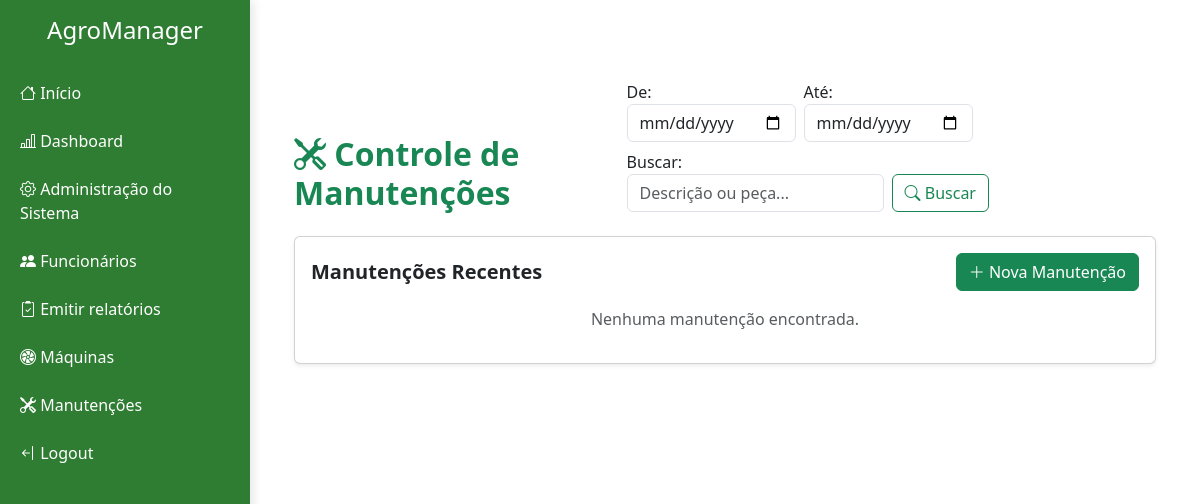
Page /inicio/lista-manutencoes/ (signed in) on the earlier database version.
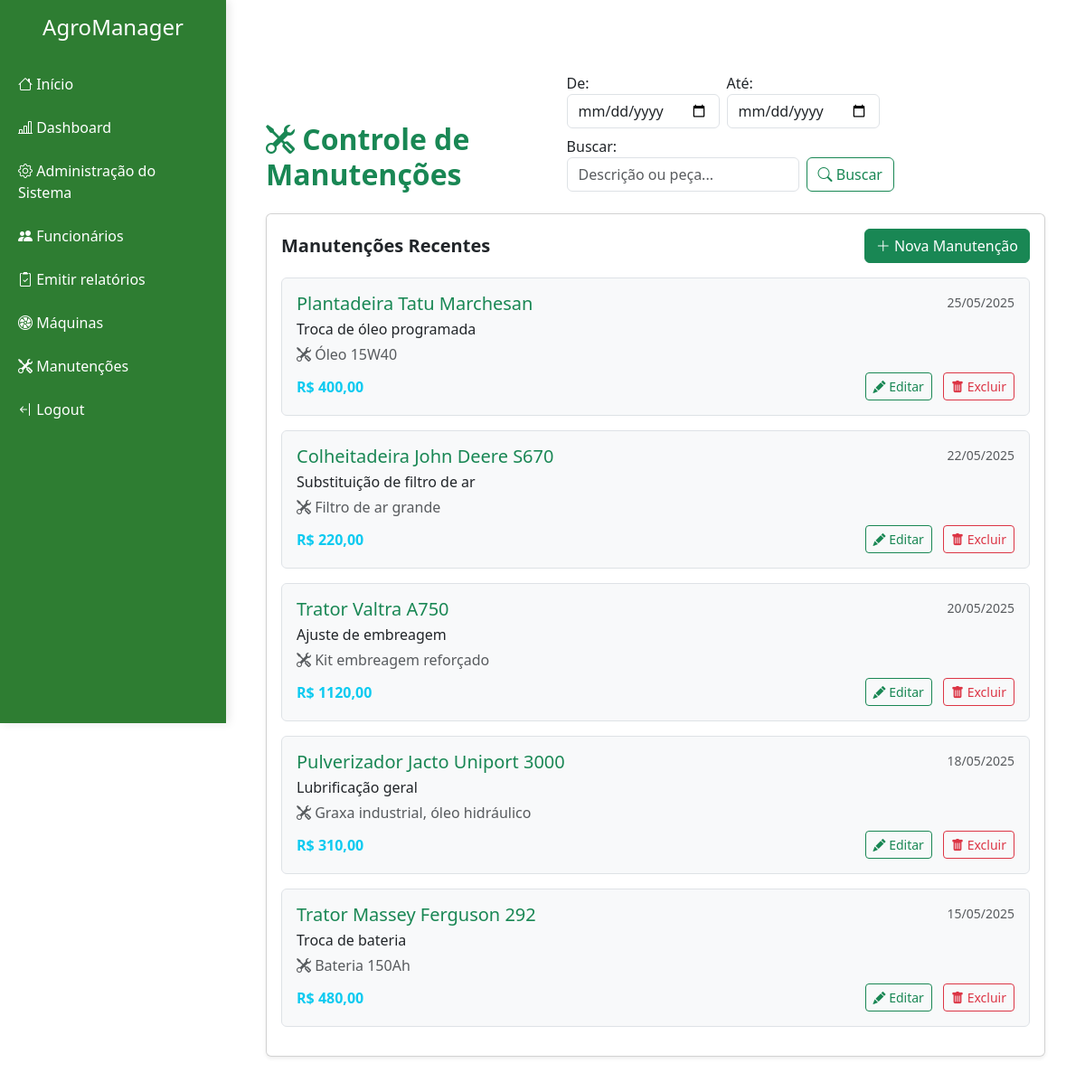
Same page on the later database version.
### manutencoes/models.py (models this page shows, shortened)
class Manutencao(models.Model):
    maquina = models.ForeignKey(
        Maquina,
        on_delete=models.CASCADE,
        related_name="manutencoes",
        blank=False,
        null=False,
    )
    data = models.DateField(verbose_name="Data da Manutenção")
    descricao = models.TextField(verbose_name="Descrição", blank=True, null=False)
    pecas_usadas = models.CharField(
        verbose_name="Peças Utilizadas", max_length=255, blank=True
    )
    custo = models.DecimalField(
        verbose_name="Custo Total (R$)", max_digits=10, decimal_places=2, default=0
    )
    class Meta:
        ordering = ["-data"]

### maquinas/models.py (models this page shows)
class Maquina(models.Model):
    CONDICOES = [
        ("Nova", "Nova"),
        ("Usada", "Usada"),
    ]
    nome = models.CharField(
        verbose_name="Nome", max_length=255, null=False, blank=False
    )
    condicao = models.CharField(
        verbose_name="Condicao", max_length=10, choices=CONDICOES
    )
    ano = models.IntegerField(verbose_name="Ano", null=False, blank=False)
    numero_de_serie = models.CharField(
        verbose_name="Numero de Série",
        max_length=255,
        null=False,
        blank=False,
        default="Sem Serial",
    )
    class Meta:
        ordering = ["-ano"]
    def __str__(self):
        return self.nome

### manutencoes/views.py (the view)
# urls.py: path("lista-manutencoes/", ManutencaoListView.as_view(), name="listar_manutencoes"),
class ManutencaoListView(PermissaoRequiredMixin, ListView):
    model = Manutencao
    context_object_name = "manutencoes"
    template_name = "paginas/manutencoes/manutencao_list.html"
    permissao_necessaria = "registrar_manutencao"
    def get_queryset(self):
        queryset = super().get_queryset()
        search = self.request.GET.get("search")
        data_inicio = self.request.GET.get("data_inicio")
        data_fim = self.request.GET.get("data_fim")
        if search:
            queryset = queryset.filter(descricao__icontains=search)
        if data_inicio:
            queryset = queryset.filter(data__gte=parse_date(data_inicio))
        if data_fim:
            queryset = queryset.filter(data__lte=parse_date(data_fim))
        return queryset

### login/mixins.py (called while the page is built)
    def dispatch(self, request, *args, **kwargs):
        if not request.user.is_authenticated:
            return redirect_to_login(request.get_full_path())
        if self.permissao_necessaria and not request.user.has_permissao(
            self.permissao_necessaria
        ):
            return render(request, 'paginas/permissao/falha_permissao.html')
        return super().dispatch(request, *args, **kwargs)

### login/models.py (called while the page is built)
    def has_permissao(self, nome_permissao):
        if self.cargo:
            return self.cargo.permissoes.filter(nome=nome_permissao).exists()
        return False

### paginas/templates/paginas/manutencoes/manutencao_list.html (shortened to what this page needs)
{% extends "base.html" %}
{% load static %}
{% block content %}
<div class="container mt-5">
  <div class="d-flex justify-content-between align-items-end mb-4">
    <div>
      <h2 class="text-success fw-bold mb-0">
        <i class="bi bi-tools"></i> Controle de Manutenções
      </h2>
    </div>
    <form class="d-flex align-items-end flex-wrap gap-2" method="get">
      <div>
        <label for="data_inicio" class="form-label mb-0">De:</label>
        <input name="data_inicio" id="data_inicio" class="form-control" type="date" value="{{ request.GET.data_inicio }}">
      </div>
      <div>
        <label for="data_fim" class="form-label mb-0">Até:</label>
        <input name="data_fim" id="data_fim" class="form-control" type="date" value="{{ request.GET.data_fim }}">
      </div>
      <div>
        <label for="search" class="form-label mb-0">Buscar:</label>
        <input name="search" class="form-control" type="search" placeholder="Descrição ou peça..." value="{{ request.GET.search }}">
      </div>
      <div>
        <button class="btn btn-outline-success" type="submit">
          <i class="bi bi-search"></i> Buscar
        </button>
      </div>
    </form>
  </div>
  <div class="card shadow-sm fade-in">
    <div class="card-body">
      <div class="d-flex justify-content-between align-items-center mb-3">
        <h5 class="mb-0 fw-semibold">Manutenções Recentes</h5>
        <a href="{% url 'criar_manutencoes' %}" class="btn btn-success">
          <i class="bi bi-plus-lg"></i> Nova Manutenção
        </a>
      </div>
      {% for manutencao in manutencoes %}
        <div class="border rounded p-3 mb-3 manutencao-card fade-in">
          <div class="d-flex justify-content-between">
            <h5 class="text-success mb-1">{{ manutencao.maquina }}</h5>
            <small class="text-muted">{{ manutencao.data|date:"d/m/Y" }}</small>
          </div>
          <p class="mb-1">{{ manutencao.descricao }}</p>
          <p class="text-muted mb-2">
            <i class="bi bi-tools"></i> {{ manutencao.pecas_usadas }}
          </p>
          <div class="d-flex justify-content-between align-items-center">
            <strong class="text-info">R$ {{ manutencao.custo|floatformat:2 }}</strong>
            <div>
              <a href="{% url 'editar_manutencao' manutencao.id %}" class="btn btn-sm btn-outline-success me-2">
                <i class="bi bi-pencil-fill"></i> Editar
              </a>
              <a href="{% url 'deletar_manutencao' manutencao.id %}" class="btn btn-sm btn-outline-danger">
                <i class="bi bi-trash-fill"></i> Excluir
              </a>
            </div>
          </div>
        </div>
      {% empty %}
        <p class="text-muted text-center">Nenhuma manutenção encontrada.</p>
      {% endfor %}
    </div>
  </div>
</div>
{% endblock %}

Differences in the rows shown:
added Manutencao: maquina "Plantadeira Tatu Marchesan", data "25/05/2025", descricao "Troca de óleo programada", pecas_usadas "Óleo 15W40", custo "400,00"
added Manutencao: maquina "Colheitadeira John Deere S670", data "22/05/2025", descricao "Substituição de filtro de ar", pecas_usadas "Filtro de ar grande", custo "220,00"
added Manutencao: maquina "Trator Valtra A750", data "20/05/2025", descricao "Ajuste de embreagem", pecas_usadas "Kit embreagem reforçado", custo "1120,00"
added Manutencao: maquina "Pulverizador Jacto Uniport 3000", data "18/05/2025", descricao "Lubrificação geral", pecas_usadas "Graxa industrial, óleo hidráulico", custo "310,00"
added Manutencao: maquina "Trator Massey Ferguson 292", data "15/05/2025", descricao "Troca de bateria", pecas_usadas "Bateria 150Ah", custo "480,00"
Other differences:
text no longer shown: "Nenhuma manutenção encontrada."
